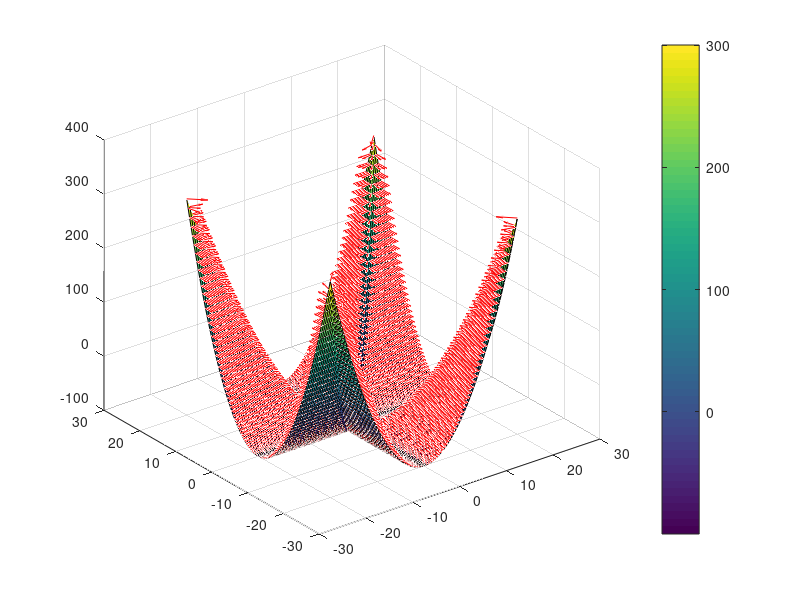
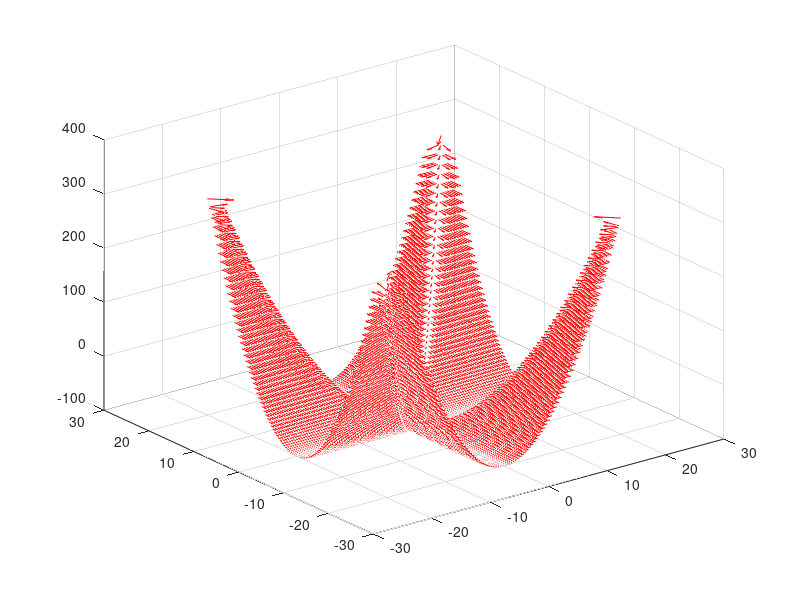
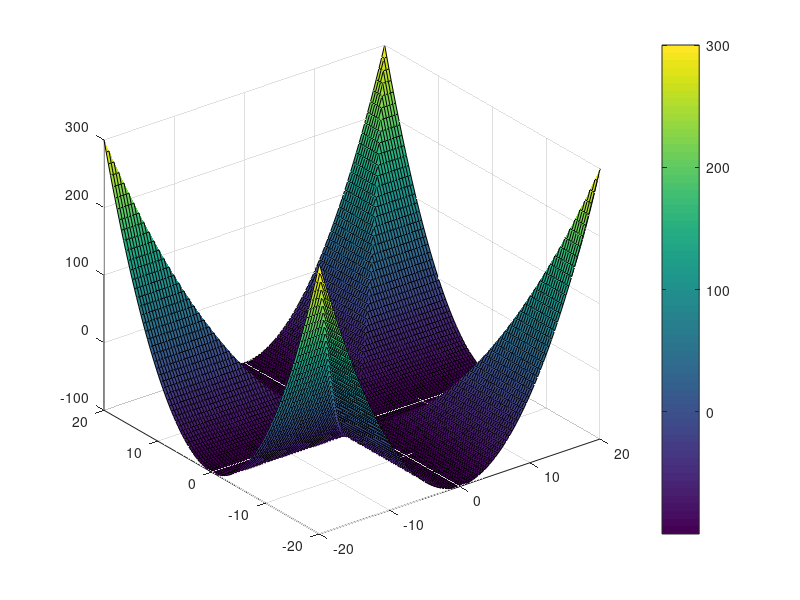
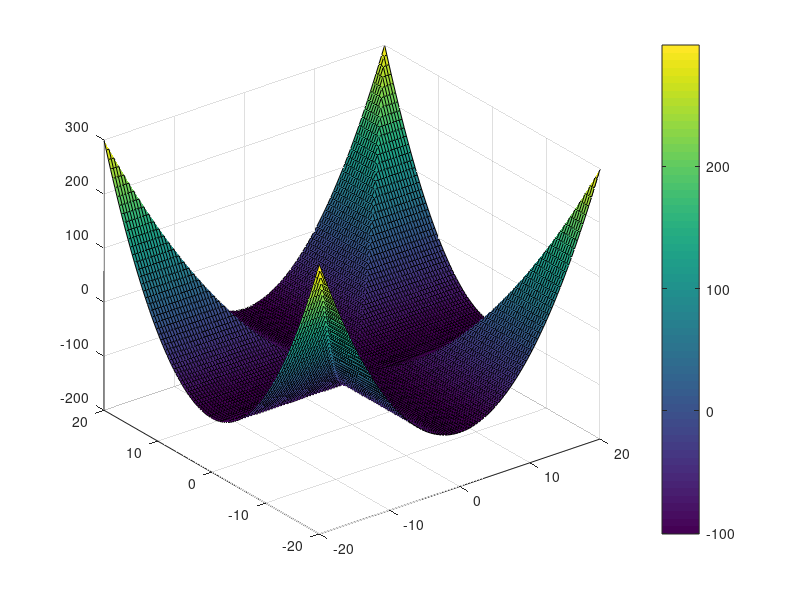

The MATLAB source for these figures, in order:
% Analysis of the inequality constraint using Betts Minimum value operator
% function

% pt = repmat([0 20 20 -5 -5 20 20 0],1,10);
% tt = linspace(0,3000,length(pt));
% x_t = pchip(tt,pt);

x1 = linspace(-20,20);
x2 = linspace(-20,20);
% xt =  ppval(data.XT,t);
y = linspace(-1,0);
[X1,X2,Y] = ndgrid(x1,x2,y);

%method: Minimum value operator - Betts
delta = 10;
g_neq = @(x,y,z) x.^2 + (x.^2 - y.^2).*z - delta.^2;
F = g_neq(X1,X2,Y);



%method: Matlab min
g_neq2 = @(x,y) min(x.^2,y.^2) - delta.^2;
[X12, X22] = meshgrid(x1,x2);
F2 = g_neq2(X12, X22);
[U,V,W] = surfnorm(F2);
figure
quiver3(X12,X22,F2,U,V,W, 'r')
hold on
surf(X12,X22,F2)
colorbar
hold off
figure
quiver3(X12,X22,F2,U,V,W, 'r')

figure
surf(X12,X22,F2)
colorbar



%method; Soft max for min so (-max(-x,-y))
soft_min = @(x,y) -log(exp(-x.^2) + exp(-y.^2)) - delta.^2;
Fsm = soft_min(X12,X22);
figure
surf(X12,X22,Fsm)
colorbar

figure
hold on
for i = 1:100
    surf(X1(:,:,i),X2(:,:,i),Y(:,:,i),F(:,:,i)) ;
end
hold off
view(45,45)
colorbar